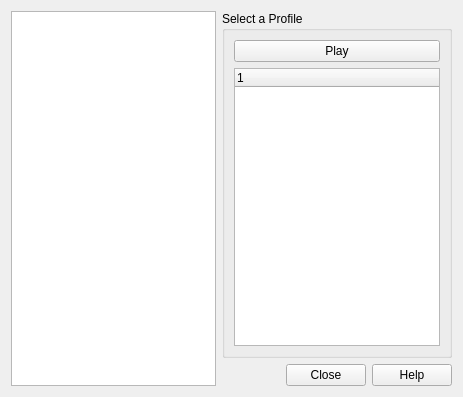
<ui version="4.0" >
 <class>ProfileDialog</class>
 <widget class="QWidget" name="ProfileDialog" >
  <property name="geometry" >
   <rect>
    <x>0</x>
    <y>0</y>
    <width>463</width>
    <height>397</height>
   </rect>
  </property>
  <property name="windowTitle" >
   <string>mClient Profiles</string>
  </property>
  <layout class="QGridLayout" name="gridLayout_2" >
   <item rowspan="2" row="0" column="0" >
    <widget class="QGraphicsView" name="profilePicture" >
     <property name="verticalScrollBarPolicy" >
      <enum>Qt::ScrollBarAlwaysOff</enum>
     </property>
     <property name="horizontalScrollBarPolicy" >
      <enum>Qt::ScrollBarAlwaysOff</enum>
     </property>
     <property name="interactive" >
      <bool>false</bool>
     </property>
    </widget>
   </item>
   <item row="1" column="1" >
    <widget class="QDialogButtonBox" name="buttonBox" >
     <property name="standardButtons" >
      <set>QDialogButtonBox::Close|QDialogButtonBox::Help</set>
     </property>
    </widget>
   </item>
   <item row="0" column="1" >
    <widget class="QGroupBox" name="groupBox" >
     <property name="title" >
      <string>Select a Profile</string>
     </property>
     <layout class="QGridLayout" name="gridLayout" >
      <item row="0" column="0" >
       <widget class="QPushButton" name="playButton" >
        <property name="text" >
         <string>Play</string>
        </property>
       </widget>
      </item>
      <item row="1" column="0" >
       <widget class="QTreeWidget" name="treeWidget" >
        <column>
         <property name="text" >
          <string>1</string>
         </property>
        </column>
       </widget>
      </item>
     </layout>
     <zorder>treeWidget</zorder>
     <zorder>playButton</zorder>
    </widget>
   </item>
  </layout>
  <zorder>profilePicture</zorder>
  <zorder>groupBox</zorder>
  <zorder>treeWidget</zorder>
  <zorder>playButton</zorder>
  <zorder>buttonBox</zorder>
 </widget>
 <resources/>
 <connections>
  <connection>
   <sender>buttonBox</sender>
   <signal>rejected()</signal>
   <receiver>ProfileDialog</receiver>
   <slot>close()</slot>
   <hints>
    <hint type="sourcelabel" >
     <x>338</x>
     <y>371</y>
    </hint>
    <hint type="destinationlabel" >
     <x>231</x>
     <y>198</y>
    </hint>
   </hints>
  </connection>
 </connections>
</ui>
